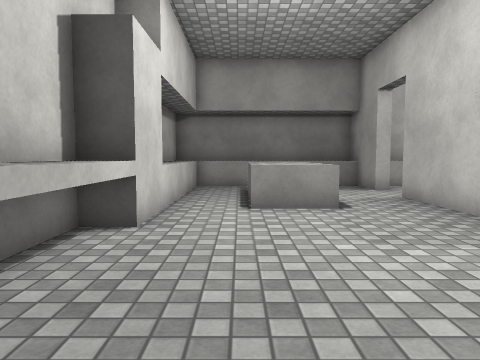
[1] (above)

16 first-person views from a walk through a 3-D level made in the Unity game engine. The camera is 1.2 m above the floor, tilts 4° down and sees 70° across. The floor is counted in squares, 1 m on a side. Each view is taken from the middle of a square. On the plan, view 1 faces up. The plan holds only what a view shows up to about 14 squares ahead; the rest is blank. The place goes on beyond the plan. The player is left out. Surface patterns are stand-ins for the level's own textures.

[2]
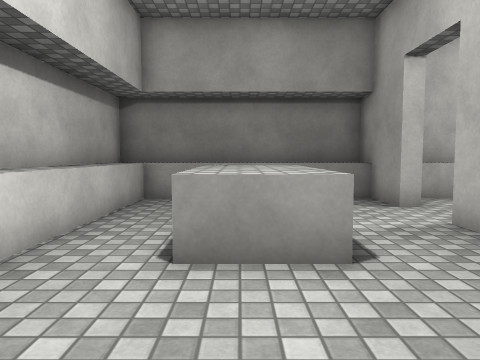

[3]
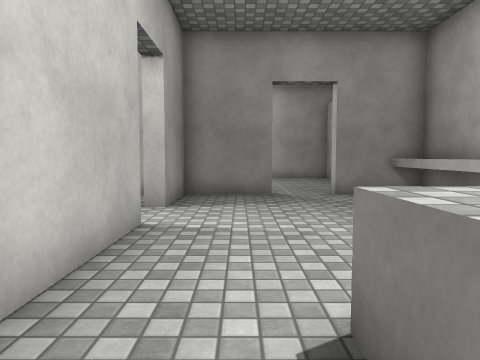

[4]
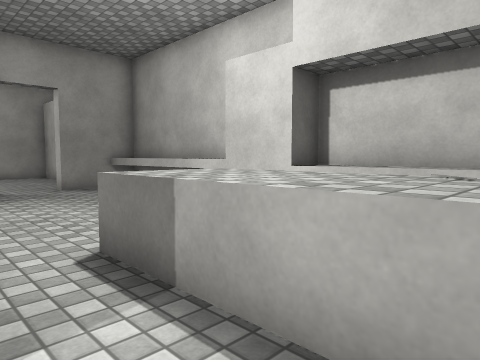

[5]
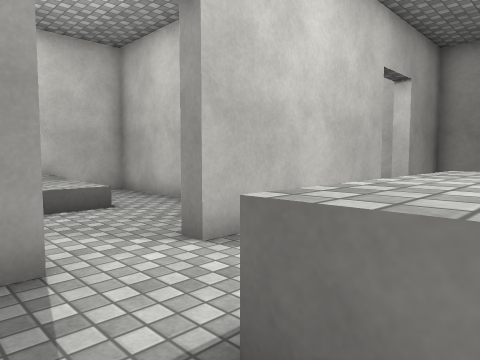

[6]
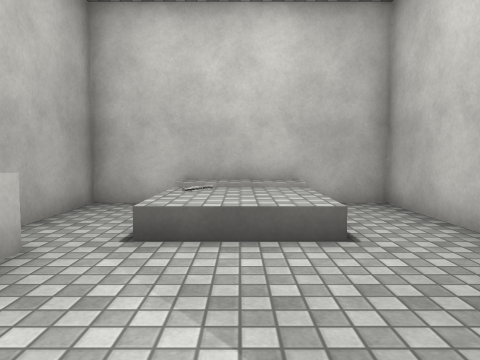

[7]
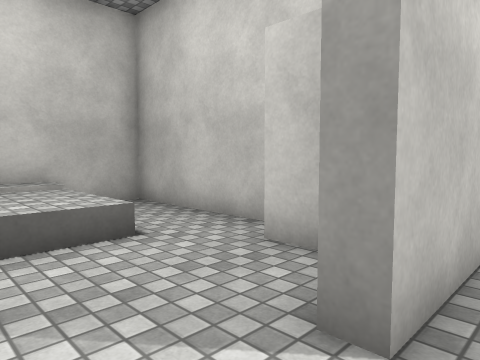

[8]
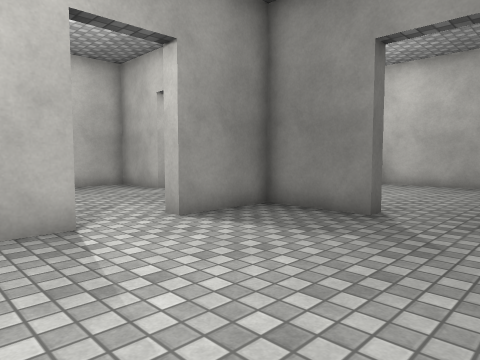

[9]
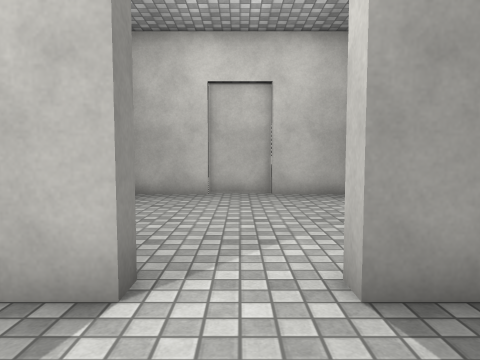

[10]
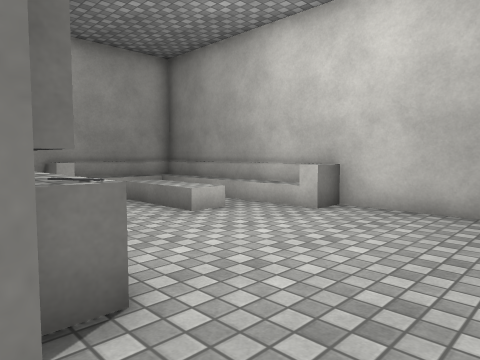

[11]
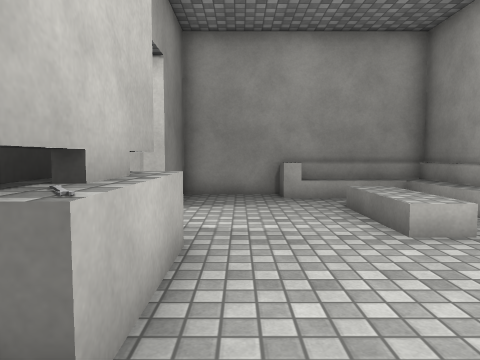

[12]
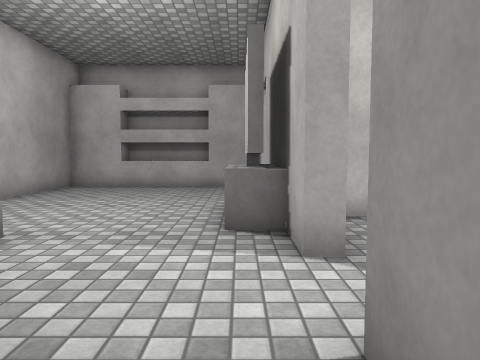

[13]
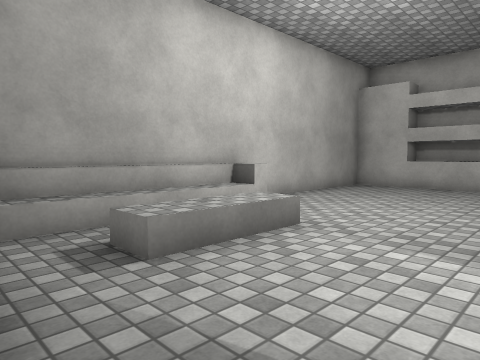

[14]
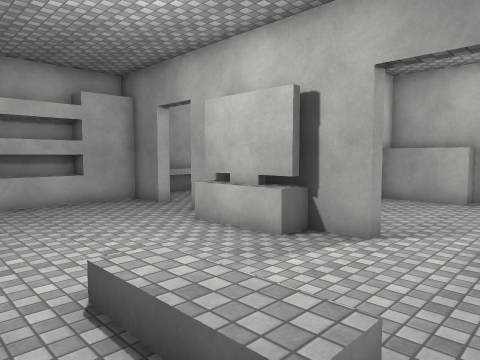

[15]
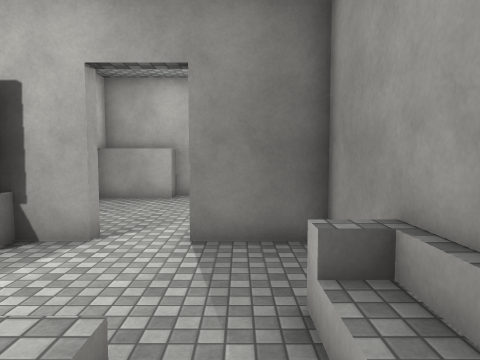

[16]
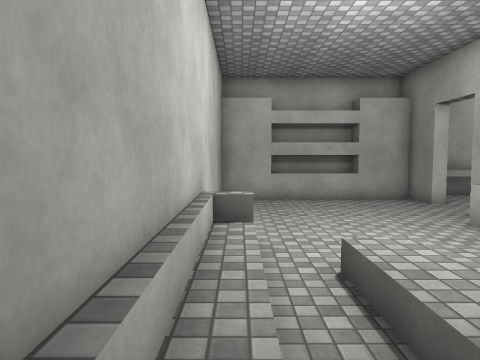

### Floor plan
Key: @ floor where view 1 was taken; # wall or solid block; . main floor; : floor 0.5 m higher than the main floor; / step, stairs or slope; = window, fence, low wall or low ledge; ^ raised ledge; O other object.
Columns run from 3 left of view 1 to 13 right of it. Each row starts with its distance up from view 1.
 15 #################
 14 #^^^^^^^#^^^....#
 13 #^... ..#.......#
 12 #^..^^..#...::::#
 11 #^.^^^......::::#
 10 #^.^^^......::::#
  9 #^.^^^..#.......#
  8 #^.^^^..#OO.....#
  7 ##......#  ######
  6 ##......####....#
  5 #^......#.......#
  4 #^......#.......#
  3 #^..............#
  2 #^..............#
  1 #^......#.......#
  0 #^.@....#.......#
 -1 ###..######..####
 -2 ##.....O#=......#
 -3 ##..............#
 -4 #=.............O#
 -5 #=.............:#
 -6 #=......../::/.:#
 -7 ##.............:#
 -8  #......O:::::::#
 -9  ################

Where each view was taken, in squares from view 1:
view 1: 0 up, 0 right, facing up
view 2: 4 up, 1 right, facing up
view 3: 10 up, 3 right, facing down
view 4: 12 up, 4 right, facing down-left
view 5: 13 up, 1 right, facing down-right
view 6: 11 up, 4 right, facing right
view 7: 12 up, 4 right, facing down-right
view 8: 6 up, 1 left, facing down-right
view 9: 3 up, 2 right, facing right
view 10: 1 down, 1 right, facing down-right
view 11: 3 down, 2 right, facing right
view 12: 2 down, 12 right, facing left
view 13: 2 down, 12 right, facing down-left
view 14: 8 down, 11 right, facing up-left
view 15: 8 down, 11 right, facing up
view 16: 8 down, 12 right, facing left
